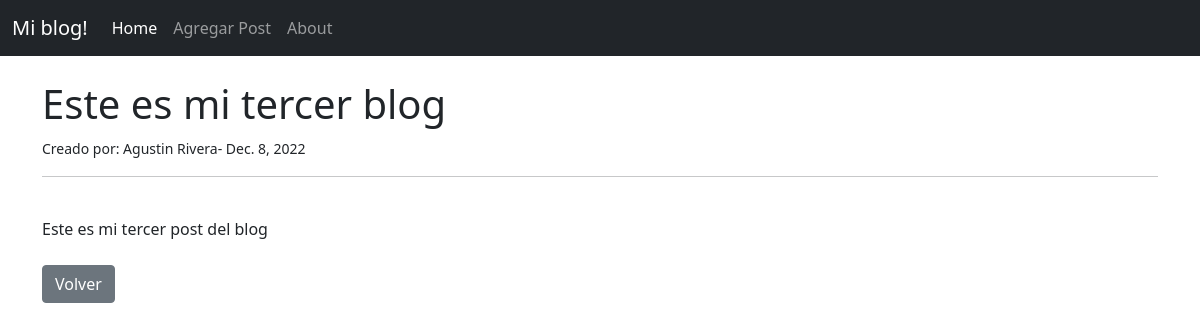
/post/3/, run on an earlier commit of the app's database.
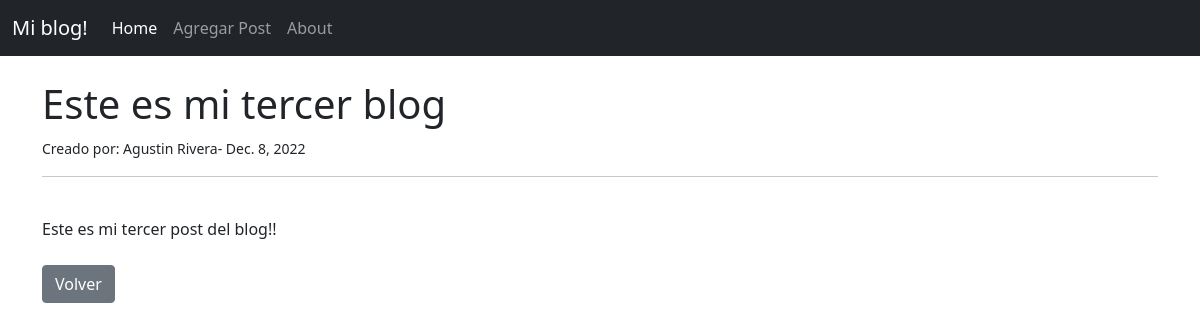
And on a later commit of the database.
### appblog/models.py (models this page shows, shortened)
class Post(models.Model):
    titulo = models.CharField(max_length=60)
    titulo_tag = models.CharField(max_length=60)
    autor = models.ForeignKey(User, on_delete=models.CASCADE)
    cuerpo = models.TextField()
    fecha = models.DateField(auto_now_add=True)

### appblog/views.py (the view)
# urls.py: path('post/<pk>/', PostDetail.as_view(), name="detalle-post"),
class PostDetail(DetailView):
   model = Post
   template_name = 'appblog/detail_post.html'

### appblog/templates/appblog/detail_post.html (shortened to what this page needs)
{% extends 'appblog/base.html' %}
{% block contenido %}
<h1> {{object.titulo}} </h1>
<small>Creado por: {{ object.autor.first_name}}
{{object.autor.last_name}}- {{ object.fecha }}</small><br/>
<hr>
<br/>
{{ object.cuerpo}}
<br/><br/>
<a href="{% url 'inicio' %}" class="btn btn-secondary"> Volver </a>
{% endblock %}

What changed in the data, as far as the page shows it:
changed Post "Este es mi tercer blog": cuerpo "Este es mi tercer post del blog" → "Este es mi tercer post del blog!!"
